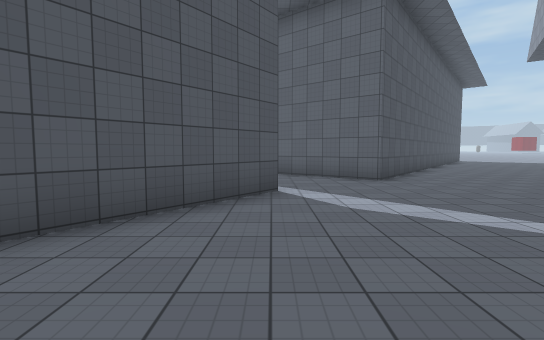
[1] (above)

24 first-person views from a walk through a 3-D level made in the Unity game engine. The camera is 1.5 m above the floor, tilts 4° down and sees 85° across. The floor is counted in squares, 2 m on a side. Each view is taken from the middle of a square. On the plan, view 1 faces up. The plan holds only what a view shows up to about 10 squares ahead; the rest is blank. The place goes on beyond the plan. The player character is not drawn. Surface patterns are stand-ins for the level's own textures.

[2]
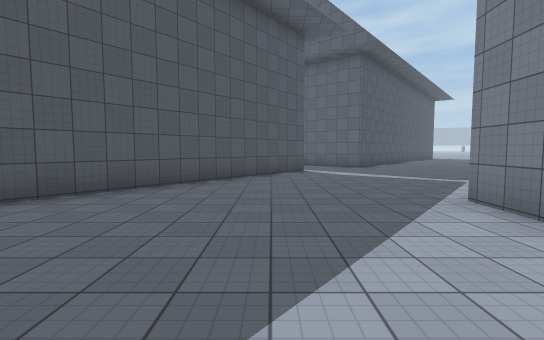

[3]
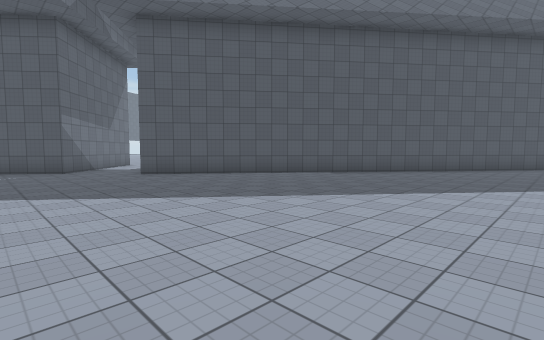

[4]
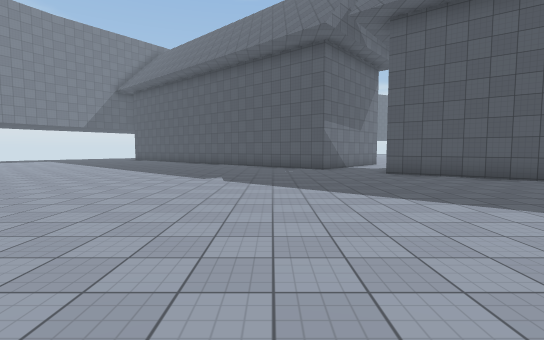

[5]
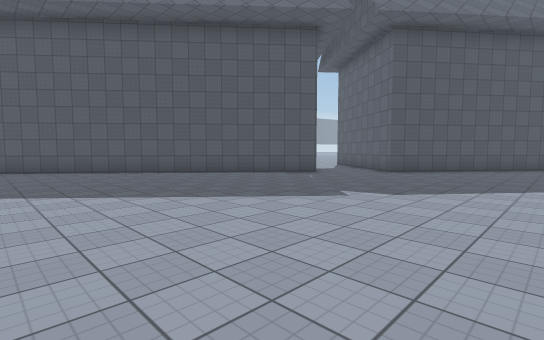

[6]
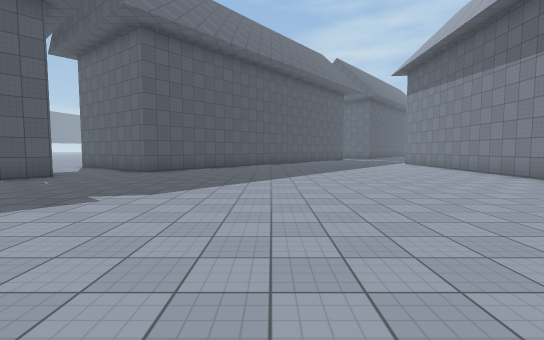

[7]
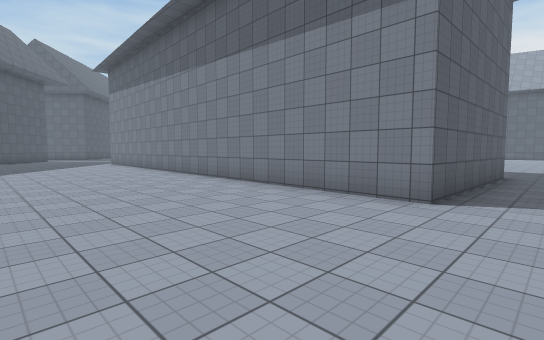

[8]
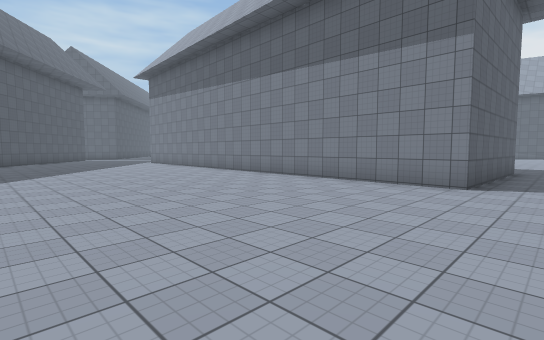

[9]
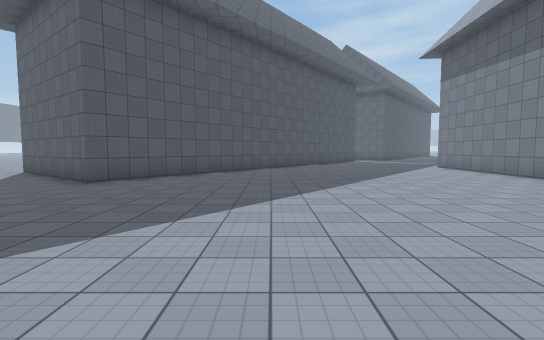

[10]
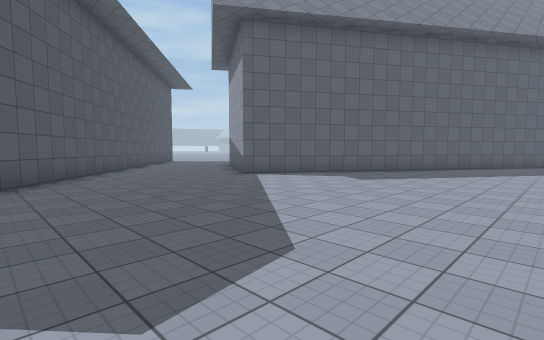

[11]
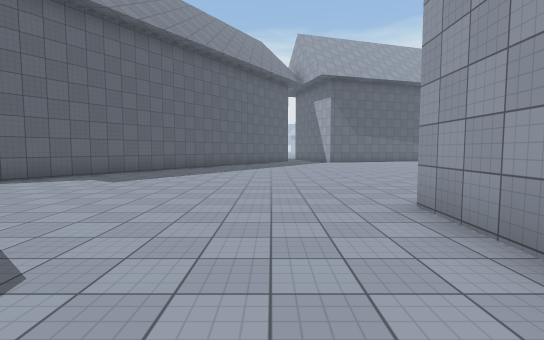

[12]
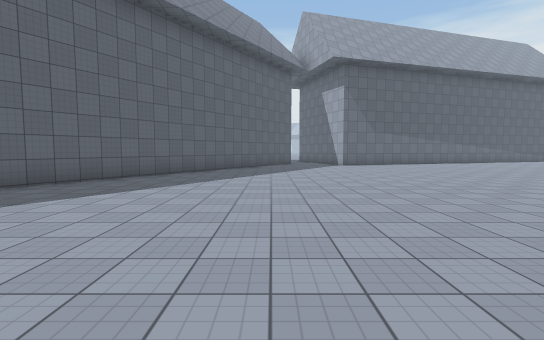

[13]
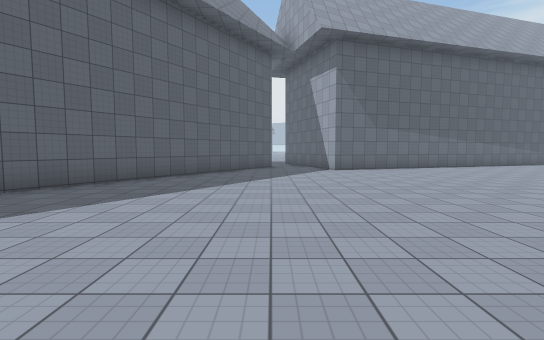

[14]
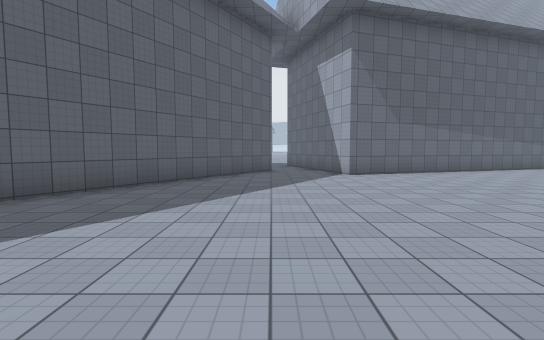

[15]
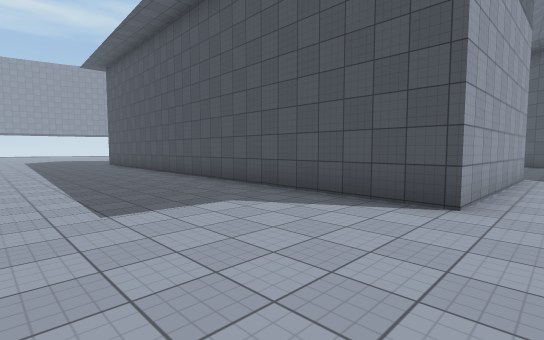

[16]
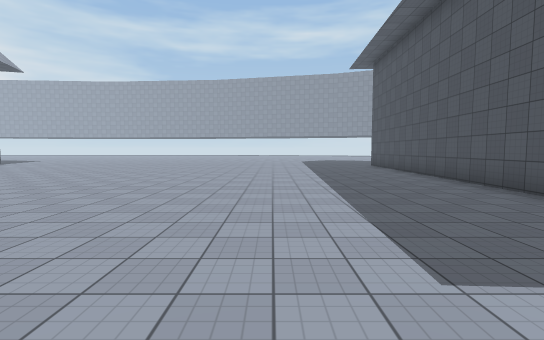

[17]
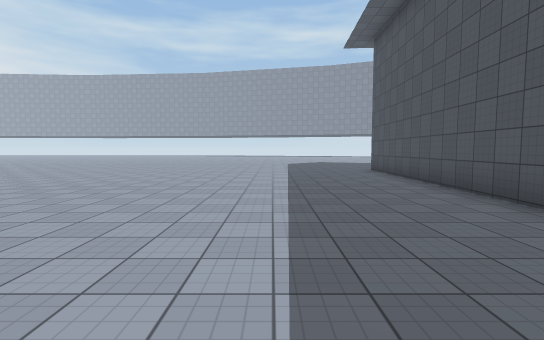

[18]
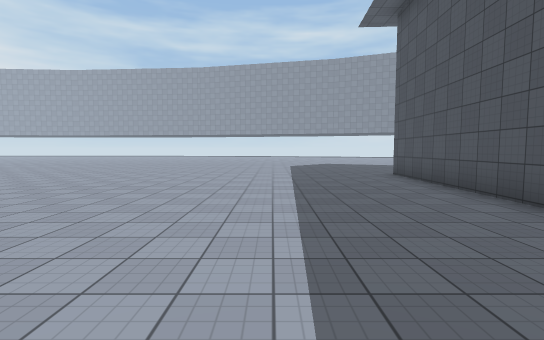

[19]
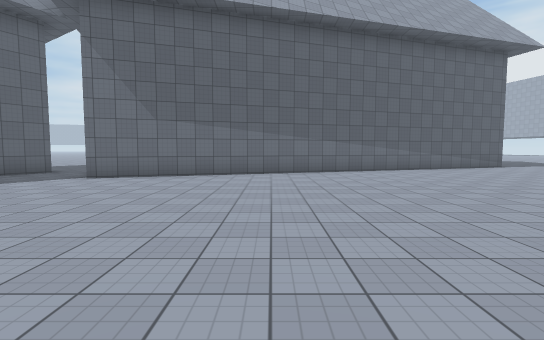

[20]
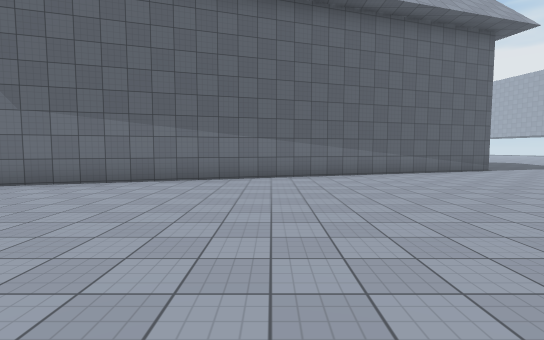

[21]
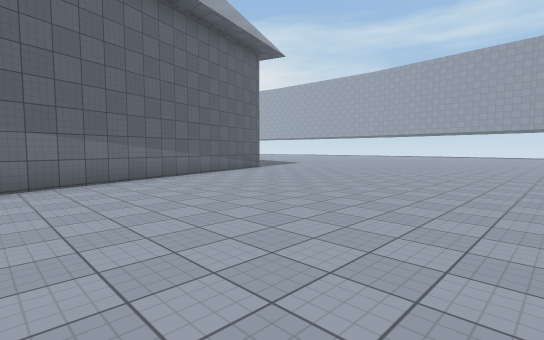

[22]
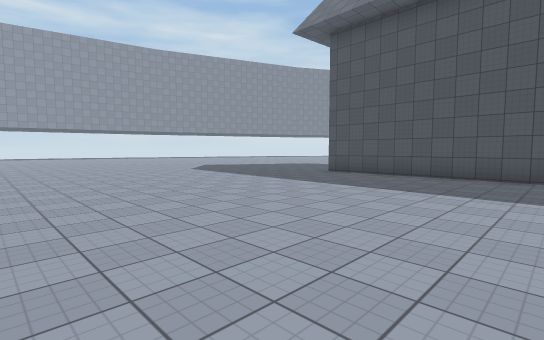

[23]
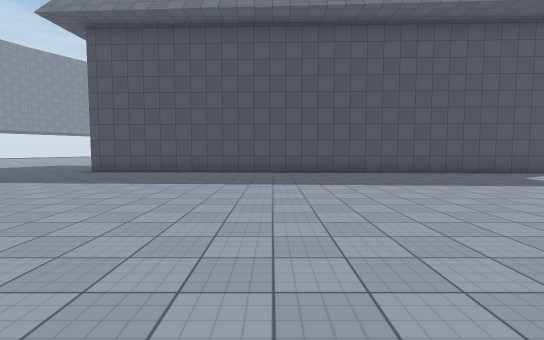

[24]
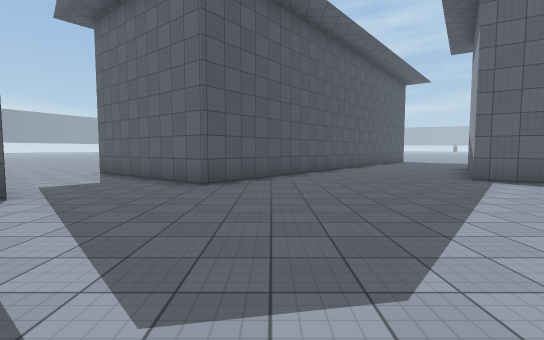

### Floor plan
Points are (right, up) in squares from view 1. A wall is a line through its corners. A room is listed if a view was taken in it or the views show most of it. See-through windows are left out.
Room 1 (views 1, 2, 3, 4, 5, 6, 7, 8, 9)
walls: (-10.8, -8.1) (-16.5, -14.7); (2.6, -15.7) (1.4, -15.7) (1.8, -0.7); (0.2, 5.4) (-9.1, -6.5) (-9.9, -5.9)
ways out: opening at (0.2, 2) to room 2; opening at (2, -17) to room 2; opening at (-10, -7)
Room 2 (views 10, 11, 12, 13, 14, 15, 16, 17, 18, 19, 20, 21, 22, 23, 24)
walls: (21.4, 0) (8.7, 8) (10.6, 10.9); (1.8, -0.7) (6.9, -0.9) (6.4, -15.9) (2.6, -15.7); (24, -15.9) (19.6, -2.3) (21, -1.8); (6.2, 11.6) (2.6, 7.1) (-1.3, 10.2)
ways out: opening at (0.2, 2) to room 1; opening at (2, -17) to room 1; opening at (-2, 9.5); opening at (22, 0)

Positions as (right, up) in squares from view 1, and headings:
1: (0, 0), facing up
2: (-1, -5), facing up
3: (0, -10), facing up-left
4: (0, -10), facing left
5: (-5, -16), facing up-left
6: (-5, -16), facing up
7: (-3, -17), facing up-right
8: (-5, -17), facing up-right
9: (-5, -13), facing up
10: (3, 1), facing up-right
11: (3, 1), facing right
12: (6, 1), facing right
13: (9, 0), facing right
14: (11, 0), facing right
15: (11, 0), facing down-left
16: (11, -2), facing down
17: (10, -5), facing down
18: (10, -7), facing down
19: (12, -7), facing right
20: (14, -9), facing right
21: (15, -8), facing down-right
22: (15, -10), facing down-left
23: (16, -10), facing left
24: (4, 1), facing up
